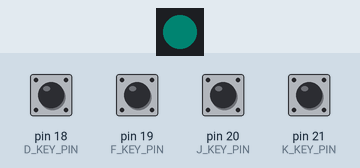
Recording of a sketch running on a simulated Arduino Leonardo, built with avr-gcc and run on an emulated ATmega32U4. On the bench: 1 RGB LEDs in strip order, left to right. The test bench sets the inputs (shaded band); at power-on: pin 18 (D_KEY_PIN), pin 19 (F_KEY_PIN), pin 20 (J_KEY_PIN), pin 21 (K_KEY_PIN) HIGH. Dim RGB values are drawn brighter than linear.

Above: at 4.2 s.
4.3 s: pin 18 (D_KEY_PIN) pulled LOW for 0.15 s
At 4.85 s:
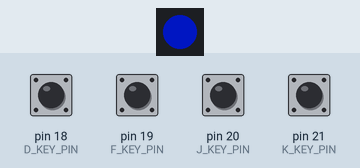
7.3 s: pin 19 (F_KEY_PIN) pulled LOW for 0.15 s
At 7.55 s:
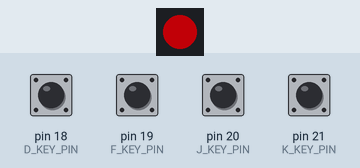
10.4 s: pin 20 (J_KEY_PIN) pulled LOW for 1 s
At 10.83 s:
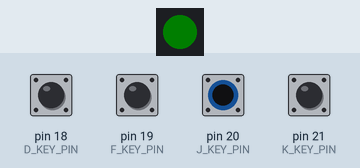
13.4 s: pin 21 (K_KEY_PIN) pulled LOW for 0.15 s
At 13.77 s:
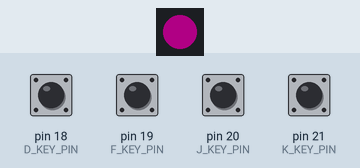
16.4 s: pin 18 (D_KEY_PIN) pulled LOW for 1 s
At 16.75 s:
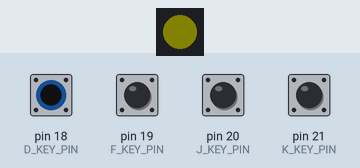
19.4 s: pin 19 (F_KEY_PIN) pulled LOW for 1 s
At 21.56 s:
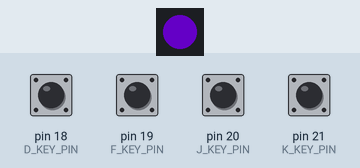
Timing chart, 0 to 23.4 s (numbered marks = the images above; inputs shaded):
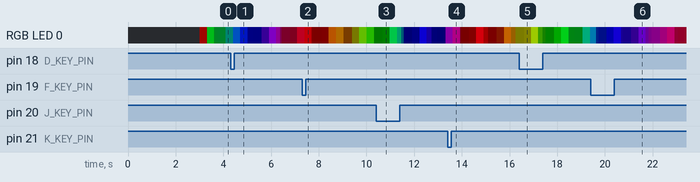

The sketch:

sketch.ino
```cpp
// (licence header left out)
#include <Adafruit_NeoPixel.h>
#include <Keyboard.h>
#include "FastLED.h"
#include <FastLED.h>

#define D_KEY_PIN 18
#define F_KEY_PIN 19
#define J_KEY_PIN 20
#define K_KEY_PIN 21

#define D_KEY 'd'
#define F_KEY 'f'
#define J_KEY 'j'
#define K_KEY 'k'

#if FASTLED_VERSION < 3001000
#error "Requires FastLED 3.1 or later; check github for latest code."
#endif

#define DATA_PIN    15
//#define CLK_PIN   4
#define LED_TYPE    WS2811
#define COLOR_ORDER GRB
#define NUM_LEDS    1
#define BRIGHTNESS  155

CRGB leds[NUM_LEDS];

void setup() {
  Serial.begin(9600);

  pinMode(D_KEY_PIN, INPUT_PULLUP);
  pinMode(F_KEY_PIN, INPUT_PULLUP);
  pinMode(J_KEY_PIN, INPUT_PULLUP);
  pinMode(K_KEY_PIN, INPUT_PULLUP);

  delay(3000); // 3 second delay for recovery

  // tell FastLED about the LED strip configuration
  FastLED.addLeds<LED_TYPE,DATA_PIN,COLOR_ORDER>(leds, NUM_LEDS)
    .setCorrection(TypicalLEDStrip)
    .setDither(BRIGHTNESS < 255);

  // set master brightness control
  FastLED.setBrightness(BRIGHTNESS);
}


void loop() {
  bool dPressed = digitalRead(D_KEY_PIN);
  bool fPressed = digitalRead(F_KEY_PIN);
  bool jPressed = digitalRead(J_KEY_PIN);
  bool kPressed = digitalRead(K_KEY_PIN);

  if(!dPressed){
    Keyboard.press(D_KEY);
  }else{
    Keyboard.release(D_KEY);
  }

  if(!fPressed){
    Keyboard.press(F_KEY);
  }else{
    Keyboard.release(F_KEY);
  }

  if(!jPressed){
    Keyboard.press(J_KEY);
  }else{
    Keyboard.release(J_KEY);
  }

  if(!kPressed){
    Keyboard.press(K_KEY);
  }else{
    Keyboard.release(K_KEY);
  }

  if(dPressed && fPressed && jPressed && kPressed){
    delay(10);
  }

  pride();
  FastLED.show();
}

  void pride()
{
  static uint16_t sPseudotime = 0;
  static uint16_t sLastMillis = 0;
  static uint16_t sHue16 = 0;

  uint8_t sat8 = beatsin88( 87, 220, 250);
  uint8_t brightdepth = beatsin88( 341, 96, 224);
  uint16_t brightnessthetainc16 = beatsin88( 203, (25 * 256), (40 * 256));
  uint8_t msmultiplier = beatsin88(147, 23, 60);

  uint16_t hue16 = sHue16;//gHue * 256;
  uint16_t hueinc16 = beatsin88(113, 1, 3000);

  uint16_t ms = millis();
  uint16_t deltams = ms - sLastMillis ;
  sLastMillis  = ms;
  sPseudotime += deltams * msmultiplier;
  sHue16 += deltams * beatsin88( 400, 5,9);
  uint16_t brightnesstheta16 = sPseudotime;

  for( uint16_t i = 0 ; i < NUM_LEDS; i++) {
    hue16 += hueinc16;
    uint8_t hue8 = hue16 / 256;

    brightnesstheta16  += brightnessthetainc16;
    uint16_t b16 = sin16( brightnesstheta16  ) + 32768;

    uint16_t bri16 = (uint32_t)((uint32_t)b16 * (uint32_t)b16) / 65536;
    uint8_t bri8 = (uint32_t)(((uint32_t)bri16) * brightdepth) / 65536;
    bri8 += (255 - brightdepth);

    CRGB newcolor = CHSV( hue8, sat8, bri8);

    uint16_t pixelnumber = i;
    pixelnumber = (NUM_LEDS-1) - pixelnumber;

    nblend( leds[pixelnumber], newcolor, 64);
  }
}
```
